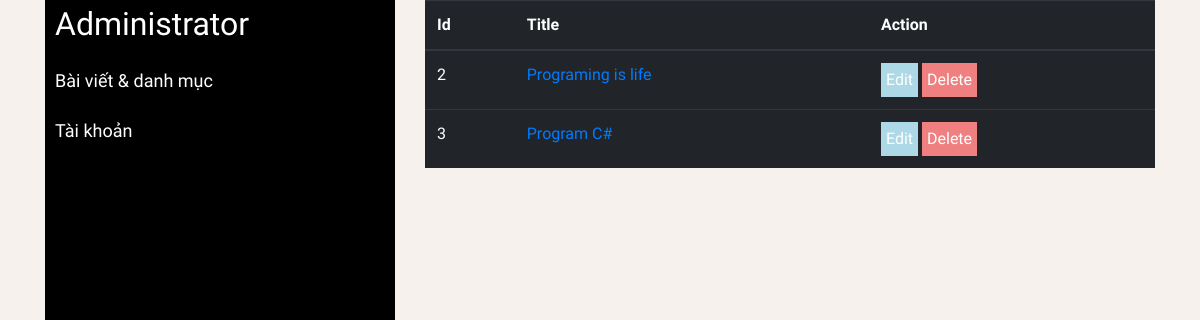
Page /index.php?c=admin&a=postlist (signed in) on the earlier database version.
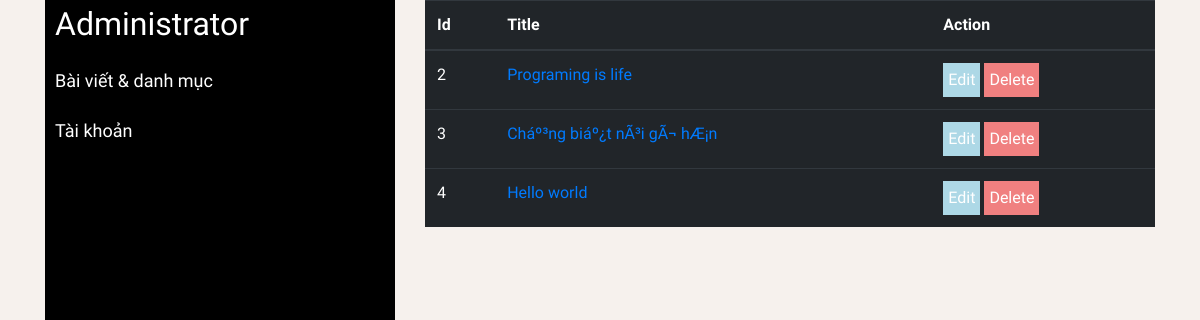
Same page on the later database version.
### tables this page shows
CREATE TABLE `posts` (
  `id` int(11) NOT NULL,
  `title` varchar(100) NOT NULL,
  `content` text NOT NULL,
  `userid` int(11) NOT NULL,
  `category_id` int(11) NOT NULL,
  `timedate` datetime NOT NULL,
  `url` varchar(100) NOT NULL
);

### libs/View.php (called while the page is built, shortened)
<?php
	class View
	{
		public function header(){
			require_once(VIEW.'template/header.php');
		}
		public function render($url,$data=null,$data1=null){
			require_once(VIEW.$url);
		}
		public function headerAdmin(){
			require_once(VIEW.'admin/header-admin.php');
		}
	}
?>

### controllers/Admin.php (called while the page is built, shortened)
<?php
	class Admin extends Controller
	{
		public function postlist(){
			$this->model = new ProcessPost();
			$data =$this->model->getAllPost();
			$this->view->header();
			$this->view->headerAdmin();
			$this->view->render('admin/manager-post.php',$data);
		}
	}
?>

### index.php (called while the page is built, shortened)
<?php
	require_once(LIB."Model.php");
	require_once(LIB."View.php");
	require_once(LIB."Bootstrap.php");
?>

### libs/Model.php (called while the page is built, shortened)
<?php
	class Model
	{
		private $hostname = "localhost";
		private $username = "root";
		private $password = "";
		private $database = "blog";
		protected $connect;
		function __construct()
		{
			$this->connect = new mysqli($this->hostname,$this->username,$this->password,$this->database) or die("Can't connect database!");
		}
		public function select($sql){
			$result = $this->connect->query($sql);
			$dataset = array();
			if($result->num_rows > 0){
				while($row = $result->fetch_object()){
					$dataset[] = $row;
				}
			}
			return $dataset;
		}
	}
?>

### models/ProcessPost.php (called while the page is built, shortened)
<?php
	class ProcessPost extends Model
	{
		public function getAllPost(){
			$sql = "SELECT * FROM posts";
			return $this->select($sql);
		}
	}
?>

### views/admin/manager-post.php (the view)
<div class="col-xs-8 col-sm-8 col-md-8 col-lg-8">
	<div class="rightpage">
			<div id="list-post">
				<table class="table table-dark">
					<thead>
						<tr>
							<th>Id</th>
							<th>Title</th>
							<th>Action</th>
						</tr>
					</thead>
					<tbody>
						<?php foreach($data as $post):?>
						<tr>
							<td><?php echo $post->id;?></td>
							<td><a href="index.php?c=post&a=view&id=<?php echo $post->id;?>&link=<?php echo $post->url?>"><?php echo $post->title;?></a></td>
							<td>
								<button class="button button-info"><a href="index.php?c=admin&a=editPost&id=<?php echo $post->id;?>" >Edit</a></button>
								<button class="button button-danger"><a href="index.php?c=admin&a=deletePost&id=<?php echo $post->id;?>">Delete</a></button>
							</td>
						</tr>
						<?php endforeach;?>
					</tbody>
				</table>
			</div>
	</div>
</div>

Differences in the rows shown:
changed posts id 3: title "Program C#" → "Cháº³ng biáº¿t nÃ³i gÃ¬ hÆ¡n"
added posts: id "4", title "Hello world"
